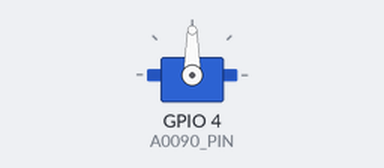
The sketch below on a simulated ESP32-C3. Parts: servo.

Above: at 1.55 s.
At 4.35 s:
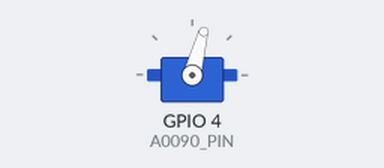
At 7.2 s:
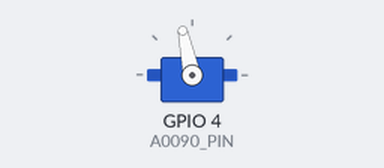
Timing chart, 0 to 11.2 s (numbered marks = the images above):
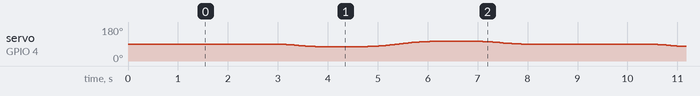

The sketch:

esp32c3_a0090_servo_like_previous.ino
```cpp
#include <ESP32Servo.h>

// ESP32-C3: use GPIO numbers, not board labels such as D4.
// Try GPIO4 first. If it does not move, try GPIO5 next.
static constexpr int A0090_PIN = 4;
// static constexpr int A0090_PIN = 5;

static constexpr int A0090_MIN_US = 500;
static constexpr int A0090_MAX_US = 2400;

// Start narrow to avoid hitting the robot hand mechanism.
static constexpr int CENTER_DEG = 90;
static constexpr int LOW_DEG = 75;
static constexpr int HIGH_DEG = 105;
static constexpr int FRAME_DELAY_MS = 18;

Servo a0090;
float currentDeg = CENTER_DEG;

static float easeInOut(float t) {
  return t < 0.5f ? 2.0f * t * t : 1.0f - powf(-2.0f * t + 2.0f, 2.0f) * 0.5f;
}

static void writeServo(float deg) {
  currentDeg = constrain(deg, LOW_DEG, HIGH_DEG);
  a0090.write(static_cast<int>(currentDeg + 0.5f));
}

static void moveSmooth(float targetDeg, int durationMs) {
  const float startDeg = currentDeg;
  const int steps = max(1, durationMs / FRAME_DELAY_MS);

  for (int i = 0; i <= steps; i++) {
    const float t = static_cast<float>(i) / static_cast<float>(steps);
    const float e = easeInOut(t);
    writeServo(startDeg + (targetDeg - startDeg) * e);
    delay(FRAME_DELAY_MS);
  }
}

void setup() {
  Serial.begin(115200);
  a0090.setPeriodHertz(50);
  a0090.attach(A0090_PIN, A0090_MIN_US, A0090_MAX_US);

  writeServo(CENTER_DEG);
  delay(1500);
}

void loop() {
  moveSmooth(CENTER_DEG, 800);
  delay(500);

  moveSmooth(LOW_DEG, 1200);
  delay(500);

  moveSmooth(HIGH_DEG, 1800);
  delay(500);

  moveSmooth(CENTER_DEG, 1200);
  delay(900);
}
```
